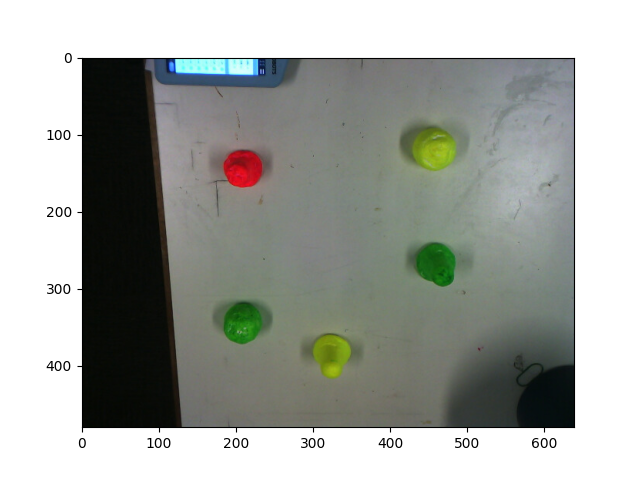
#> input picture Project/object_recognition/Figure_2.png, 640 x 480 px, found by its file name
$ python zz.py
#> lines starting #> are read from the running program, lines starting #| are printed output that depends on the picture
### Project/testing_code/opencv_test.py
import cv2
import numpy as np
import matplotlib as mpl
import matplotlib.pyplot as plt
from matplotlib.colors import hsv_to_rgb, rgb_to_hsv
from PIL import Image

def maskImg(img, mask):
    outimg = np.array(img)
    for rowCount, row in enumerate(outimg):
        for colCount, col in enumerate(row):
            if mask[1] == 'lb':
                maskedRed = col[0] > mask[0]
            else:
                maskedRed = col[0] < mask[0]
            if mask[3] == 'lb':
                maskedGreen = col[1] > mask[2]
            else:
                maskedGreen = col[1] < mask[2]
            if mask[5] == 'lb':
                maskedBlue = col[2] > mask[4]
            else:
                maskedBlue = col[2] < mask[4]


            if not (maskedRed & maskedGreen & maskedBlue):
                outimg[rowCount,colCount] = (0,0,0)

    return outimg


"""img = Image.open('object_recognition/Figure_4.png').convert("RGB")

rgb_img = np.array(img)
#hsv_img = cv2.cvtColor(rgb_img,cv2.COLOR_RGB2HSV)


mask_orange = (150, "lb",50, "ub" ,50, "ub")
mask_green = (85,"ub",85, "lb", 30, "ub")
mask_yellow = (100,"lb", 125, "lb", 50, "ub")

fig,sub = plt.subplots(1,3)


sub[0].imshow(maskImg(rgb_img,mask_orange))
rgb_img = np.array(img)
sub[1].imshow(maskImg(rgb_img,mask_green))
rgb_img = np.array(img)
sub[2].imshow(maskImg(rgb_img,mask_yellow))
#plt.imshow(maskImg(rgb_img,mask_yellow))
plt.show()"""


"""img = cv2.imread('object_recognition/Figure_6.png')
edges = cv2.Canny(img,100,200)


rgb_array= np.array(img)
hsv_img = cv2.cvtColor(rgb_array,cv2.COLOR_BGR2HSV)

lbOrange = np.array([10,20,20])
ubOrange = np.array([25,255,255])

#mask = cv2.inRange(hsv_img, lbOrange, ubOrange)
mask = cv2.inRange(hsv_img,(10,25,25),(25,255,255))

res = cv2.bitwise_and(img,img, mask = mask)
print(res)

plt.imshow(res)
plt.show()"""

"""cv2.imshow('frame',img)
cv2.imshow('mask', mask)
cv2.imshow('res', res)"""

#cv2.imshow("s channel", hsv_img)
#cv2.waitKey(5000)

### Project/testing_code/zz.py
import cv2
from opencv_test import maskImg
from PIL import Image
import numpy as np


img = Image.open('object_recognition/Figure_2.png').convert("RGB")

rgb_img = np.array(img)

mask_orange = (150, "lb",50, "ub" ,50, "ub")
mask_green = (85,"ub",85, "lb", 30, "ub")
mask_yellow = (100,"lb", 125, "lb", 50, "ub")

masked = maskImg(rgb_img, mask_yellow)
#> after the loop in maskImg, `for rowCount, row in enumerate(outimg):`:
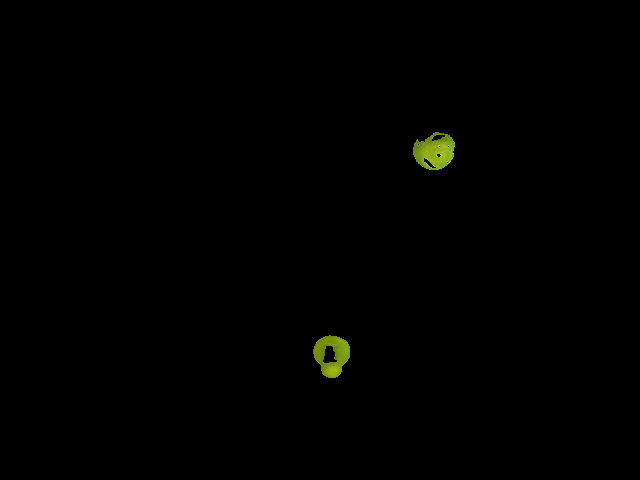
#> outimg: shape (480, 640, 3); mean R, G, B 0.9, 1.1, 0.2

#> (the run stopped early here; a loop or call above may not have finished)

$ run again, with Project/object_recognition/Figure_1.png copied over Project/object_recognition/Figure_2.png
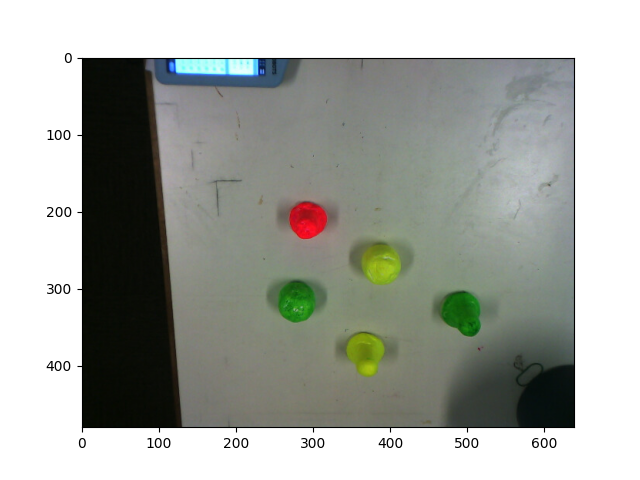
#> input picture Project/object_recognition/Figure_1.png, 640 x 480 px, found by its file name
#> after the loop in maskImg, `for rowCount, row in enumerate(outimg):`:
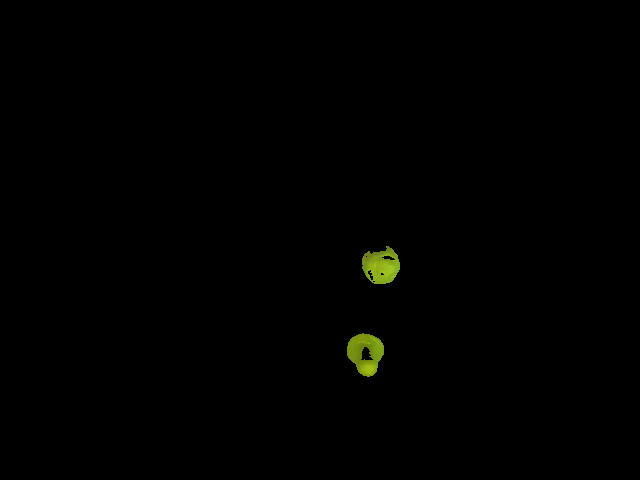
#> outimg: shape (480, 640, 3); mean R, G, B 0.9, 1.1, 0.2
